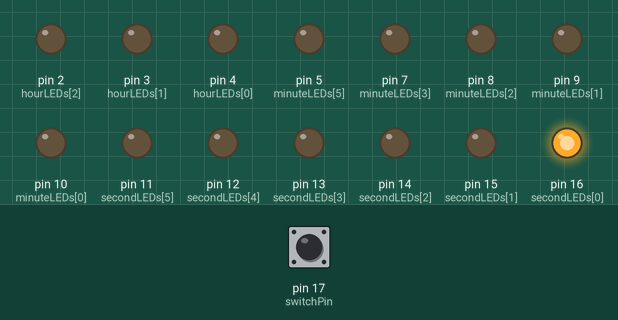
The sketch below on a simulated Arduino Uno, built with avr-gcc and run on an emulated ATmega328P. Parts: output pins drawn as LEDs (lit = HIGH). Dashed ring = blinking. Inputs (shaded band) come from the test bench; at power-on: pin 17 (switchPin) LOW. What the sketch prints to the serial monitor is not drawn.

Above: at 1.2 s.
1.3 s: pin 17 (switchPin) pulled HIGH for 3.2 s
At 2.11 s:
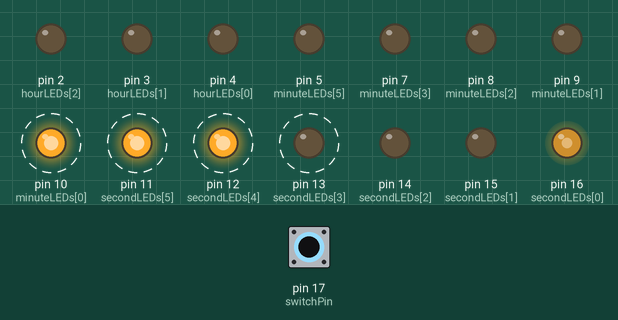
6.0 s: pin 17 (switchPin) pulled HIGH for 0.15 s
At 7.8 s:
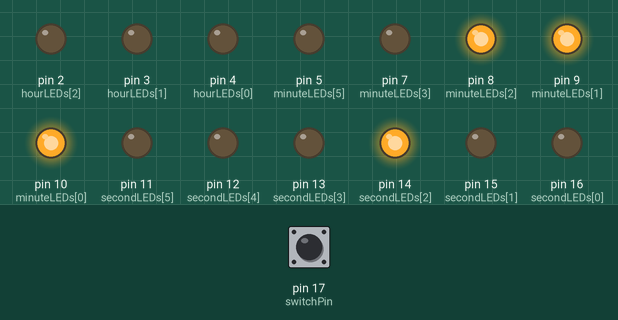
9.1 s: pin 17 (switchPin) pulled HIGH for 0.15 s
At 11.6 s:
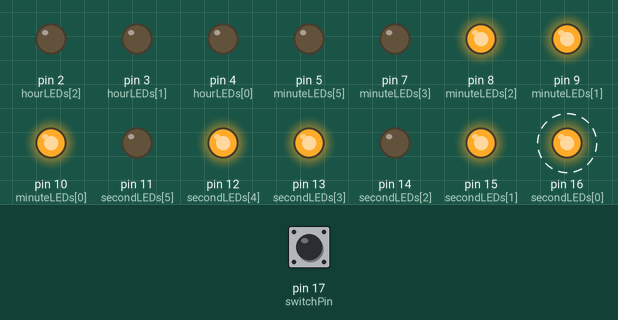
12.2 s: pin 17 (switchPin) pulled HIGH for 1 s
At 12.81 s:
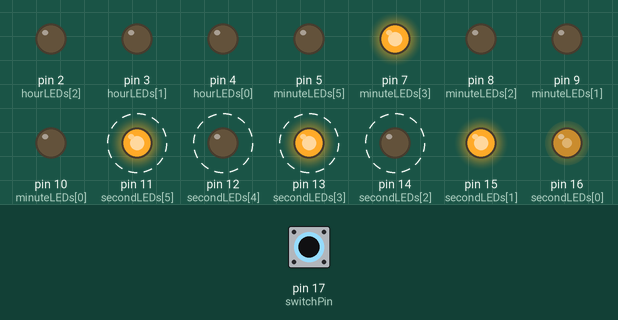
15.2 s: pin 17 (switchPin) pulled HIGH for 0.15 s
At 16.5 s:
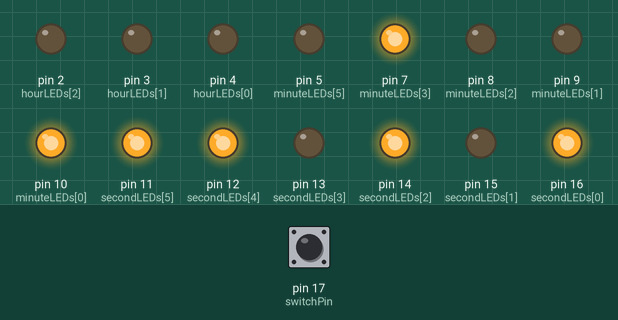
18.3 s: pin 17 (switchPin) pulled HIGH for 1 s
At 20.6 s:
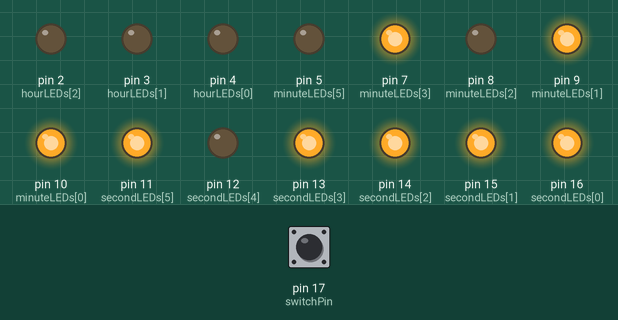
Timing chart, 0 to 25.5 s (numbered marks = the images above; inputs shaded):
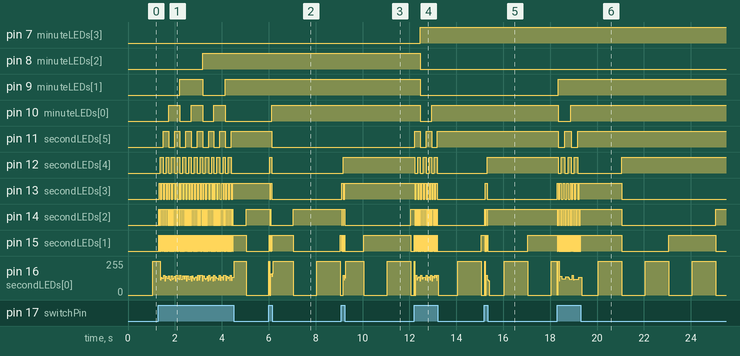

Measured:
- after the input at 1.3 s, pin 8 (minuteLEDs[2]): LOW → HIGH after 1.9 s; pin 9 (minuteLEDs[1]): LOW → HIGH after 0.91 s, → LOW 0.97 s later, → HIGH 0.97 s later
- after the input at 6.0 s, pin 10 (minuteLEDs[0]): LOW → HIGH after 0.13 s; pin 11 (secondLEDs[5]): HIGH → LOW after 0.13 s; pin 12 (secondLEDs[4]): LOW → HIGH after 0.03 s instead of 3.1 s; pin 13 (secondLEDs[3]), pin 14 (secondLEDs[2]): HIGH → LOW after 0.03 s instead of 3.1 s
- after the input at 9.1 s, pin 12 (secondLEDs[4]): LOW → HIGH after 0.07 s; pin 13 (secondLEDs[3]): LOW → HIGH after 0.01 s instead of 2.0 s
- after the input at 12.2 s, pin 7 (minuteLEDs[3]): LOW → HIGH after 0.26 s; pin 8 (minuteLEDs[2]): HIGH → LOW after 0.26 s
- after the input at 15.2 s, pin 12 (secondLEDs[4]): LOW → HIGH after 0.11 s; pin 13 (secondLEDs[3]): LOW → HIGH at once, → LOW 0.07 s later
- after the input at 18.3 s, pin 9 (minuteLEDs[1]): LOW → HIGH after 0.04 s instead of 4.8 s; pin 10 (minuteLEDs[0]): HIGH → LOW after 0.04 s instead of 4.8 s

The sketch:

binaryclock.ino
```cpp
#include <Time.h>
#include <TimeLib.h>

int hourLEDs [] = {4,3,2,19};  // least significant bit first
int minuteLEDs [] = {10,9,8,7,6,5};
int secondLEDs [] = {16,15,14,13,12,11};
int loopLEDs[] = {16,15,14,13,12,11,10,9,8,7,6,5,4,3,2,19};
int switchPin = 17;

void setup()
{
Serial.begin(9600); // initialize Serial communication
  while(!Serial) ;

  Serial.println("Project: RGB Binary Clock v1.0");
  Serial.println("Copyright Marek Bujko");
  Serial.println("Licensed under MIT License");
  Serial.println("--------------------------");

  for (int i = 0; i<4; i++)
  {
    pinMode(hourLEDs[i], OUTPUT);
  }
  for (int i = 0; i<6; i++)
  {
    pinMode(minuteLEDs[i], OUTPUT);
  }
  for (int i = 0; i<6; i++)
  {
    pinMode(secondLEDs[i], OUTPUT);
  }
setTime(0);
 }


void loop(){
  if (digitalRead(switchPin))
  {
    adjustTime(1);
  }
  else if (minute() == 0 && second() == 0)
  {spin(hour());
  }

  updateDisplay();
  delay(1);

  Serial.print(hour());
  Serial.print(":");
  Serial.print(minute());
  Serial.print(":");
  Serial.print(second());

  Serial.println();

}


void updateDisplay()
{
  time_t t = now();
  setOutput(hourLEDs, 4, hour(t));
  setOutput(minuteLEDs, 6, minute(t));
  setOutput(secondLEDs, 6, second(t));
}

void setOutput(int *ledArray, int numLEDs, int value)
{
  for (int i = 0; i < numLEDs; i++)
  {
    digitalWrite(ledArray[i],
    bitRead(value, i));
  }
}

void spin(int count)
{
  for (int i = 0; i < count; i++)
  {
    for (int j = 0; j<16; j++)
    {
      digitalWrite(loopLEDs[j], HIGH);
      delay(50);
      digitalWrite(loopLEDs[j],LOW);
    }
  }
}
// Copyright Marek Bujko
```
